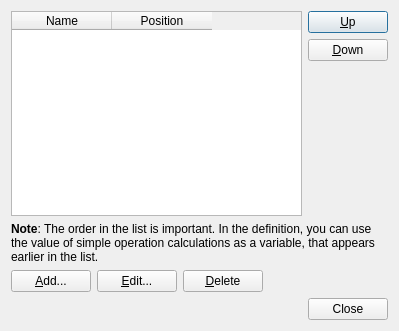
<?xml version="1.0" encoding="UTF-8"?>
<ui version="4.0">
 <class>v4PostCalculatedResultListDialog</class>
 <widget class="QDialog" name="v4PostCalculatedResultListDialog">
  <property name="geometry">
   <rect>
    <x>0</x>
    <y>0</y>
    <width>399</width>
    <height>331</height>
   </rect>
  </property>
  <property name="windowTitle">
   <string>Simple Operation Result List</string>
  </property>
  <layout class="QVBoxLayout" name="verticalLayout_2">
   <item>
    <layout class="QHBoxLayout" name="horizontalLayout_3">
     <item>
      <widget class="QTableWidget" name="tableWidget">
       <property name="editTriggers">
        <set>QAbstractItemView::NoEditTriggers</set>
       </property>
       <property name="selectionMode">
        <enum>QAbstractItemView::SingleSelection</enum>
       </property>
       <property name="selectionBehavior">
        <enum>QAbstractItemView::SelectRows</enum>
       </property>
       <attribute name="verticalHeaderDefaultSectionSize">
        <number>22</number>
       </attribute>
       <attribute name="verticalHeaderMinimumSectionSize">
        <number>20</number>
       </attribute>
       <column>
        <property name="text">
         <string>Name</string>
        </property>
       </column>
       <column>
        <property name="text">
         <string>Position</string>
        </property>
       </column>
      </widget>
     </item>
     <item>
      <layout class="QVBoxLayout" name="verticalLayout">
       <item>
        <widget class="QPushButton" name="upButton">
         <property name="text">
          <string>&amp;Up</string>
         </property>
        </widget>
       </item>
       <item>
        <widget class="QPushButton" name="downButton">
         <property name="text">
          <string>&amp;Down</string>
         </property>
        </widget>
       </item>
       <item>
        <spacer name="verticalSpacer">
         <property name="orientation">
          <enum>Qt::Vertical</enum>
         </property>
         <property name="sizeHint" stdset="0">
          <size>
           <width>20</width>
           <height>40</height>
          </size>
         </property>
        </spacer>
       </item>
      </layout>
     </item>
    </layout>
   </item>
   <item>
    <widget class="QLabel" name="noteForOrderLabel">
     <property name="text">
      <string>&lt;html&gt;&lt;head/&gt;&lt;body&gt;&lt;p&gt;&lt;span style=&quot; font-weight:600;&quot;&gt;Note&lt;/span&gt;: The order in the list is important. In the definition, you can use the value of simple operation calculations as a variable, that appears earlier in the list.&lt;/p&gt;&lt;/body&gt;&lt;/html&gt;</string>
     </property>
     <property name="wordWrap">
      <bool>true</bool>
     </property>
    </widget>
   </item>
   <item>
    <layout class="QHBoxLayout" name="horizontalLayout">
     <item>
      <widget class="QPushButton" name="addButton">
       <property name="text">
        <string>&amp;Add...</string>
       </property>
      </widget>
     </item>
     <item>
      <widget class="QPushButton" name="editButton">
       <property name="text">
        <string>&amp;Edit...</string>
       </property>
      </widget>
     </item>
     <item>
      <widget class="QPushButton" name="deleteButton">
       <property name="text">
        <string>&amp;Delete</string>
       </property>
      </widget>
     </item>
     <item>
      <spacer name="horizontalSpacer">
       <property name="orientation">
        <enum>Qt::Horizontal</enum>
       </property>
       <property name="sizeHint" stdset="0">
        <size>
         <width>40</width>
         <height>20</height>
        </size>
       </property>
      </spacer>
     </item>
    </layout>
   </item>
   <item>
    <layout class="QHBoxLayout" name="horizontalLayout_2">
     <item>
      <widget class="QDialogButtonBox" name="buttonBox">
       <property name="orientation">
        <enum>Qt::Horizontal</enum>
       </property>
       <property name="standardButtons">
        <set>QDialogButtonBox::Close</set>
       </property>
      </widget>
     </item>
    </layout>
   </item>
  </layout>
 </widget>
 <resources/>
 <connections>
  <connection>
   <sender>buttonBox</sender>
   <signal>accepted()</signal>
   <receiver>v4PostCalculatedResultListDialog</receiver>
   <slot>accept()</slot>
   <hints>
    <hint type="sourcelabel">
     <x>248</x>
     <y>254</y>
    </hint>
    <hint type="destinationlabel">
     <x>157</x>
     <y>274</y>
    </hint>
   </hints>
  </connection>
  <connection>
   <sender>buttonBox</sender>
   <signal>rejected()</signal>
   <receiver>v4PostCalculatedResultListDialog</receiver>
   <slot>reject()</slot>
   <hints>
    <hint type="sourcelabel">
     <x>316</x>
     <y>260</y>
    </hint>
    <hint type="destinationlabel">
     <x>286</x>
     <y>274</y>
    </hint>
   </hints>
  </connection>
 </connections>
</ui>
